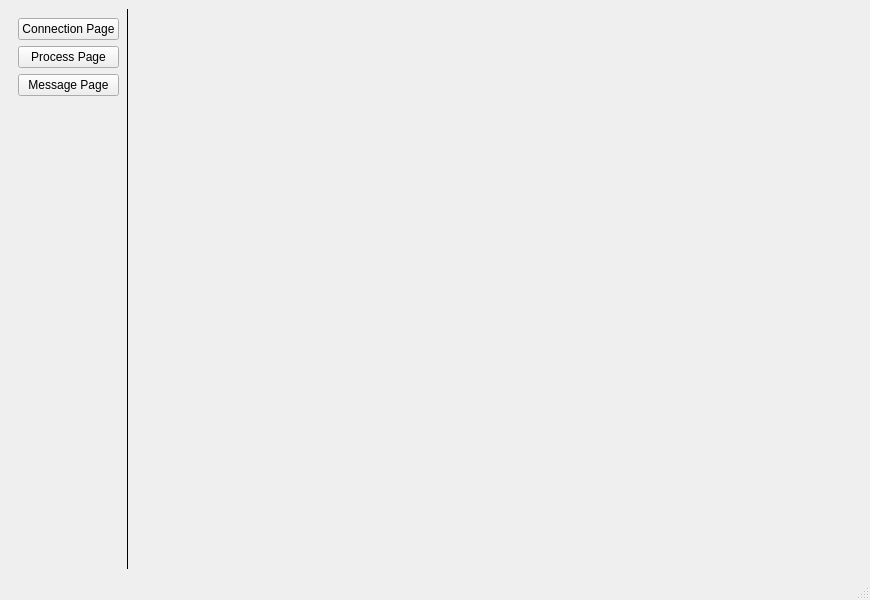
<?xml version="1.0" encoding="UTF-8"?>
<ui version="4.0">
 <class>MainWindow</class>
 <widget class="QMainWindow" name="MainWindow">
  <property name="geometry">
   <rect>
    <x>0</x>
    <y>0</y>
    <width>870</width>
    <height>600</height>
   </rect>
  </property>
  <property name="windowTitle">
   <string>MainWindow</string>
  </property>
  <widget class="QWidget" name="centralwidget">
   <layout class="QHBoxLayout" name="horizontalLayout">
    <item>
     <widget class="QWidget" name="PageChooser" native="true">
      <property name="styleSheet">
       <string notr="true">#PageChooser{
	border-right: 1px solid black;
}</string>
      </property>
      <layout class="QVBoxLayout" name="verticalLayout">
       <item>
        <widget class="QPushButton" name="ConnectionPageButton">
         <property name="text">
          <string>Connection Page</string>
         </property>
        </widget>
       </item>
       <item>
        <widget class="QPushButton" name="ProcessPagebutton">
         <property name="text">
          <string>Process Page</string>
         </property>
        </widget>
       </item>
       <item>
        <widget class="QPushButton" name="MessagePageButton">
         <property name="text">
          <string>Message Page</string>
         </property>
        </widget>
       </item>
       <item>
        <spacer name="verticalSpacer">
         <property name="orientation">
          <enum>Qt::Vertical</enum>
         </property>
         <property name="sizeHint" stdset="0">
          <size>
           <width>20</width>
           <height>40</height>
          </size>
         </property>
        </spacer>
       </item>
      </layout>
     </widget>
    </item>
    <item>
     <widget class="QStackedWidget" name="PageDisplay"/>
    </item>
   </layout>
  </widget>
  <widget class="QMenuBar" name="menubar">
   <property name="geometry">
    <rect>
     <x>0</x>
     <y>0</y>
     <width>870</width>
     <height>21</height>
    </rect>
   </property>
  </widget>
  <widget class="QStatusBar" name="statusbar"/>
 </widget>
 <resources/>
 <connections/>
</ui>
